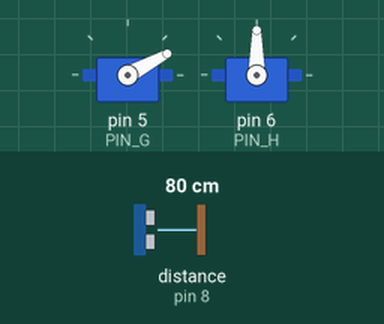
Simulated run of this sketch. Board: Arduino Uno, built with avr-gcc and run on an emulated ATmega328P. Shown: 2 × servo. Wiring (inferred from the names in the program): ultrasonic range finder: trigger pin 9; echo pin 8. Inputs (shaded band) come from the test bench; at power-on: distance to the obstacle (sensor on pin 8) 80 cm. The echo pulse lasts 58.3 µs per cm; what the sketch prints to the serial monitor is not drawn.

Above: at 1.2 s.
1.3 s: distance to the obstacle (sensor on pin 8) set to 2 cm
At 4.03 s:
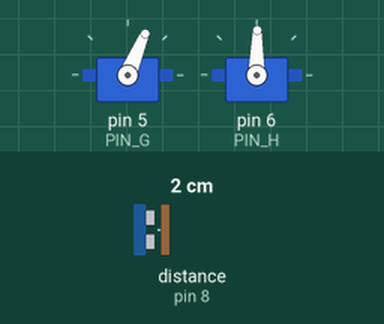
4.3 s: distance to the obstacle (sensor on pin 8) set to 120 cm
At 4.8 s:
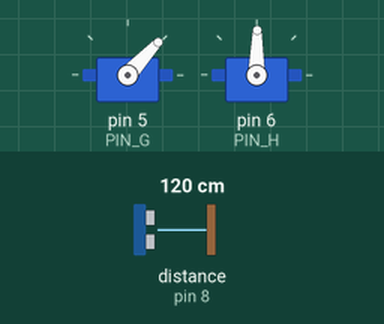
7.3 s: distance to the obstacle (sensor on pin 8) set to 4 cm
At 10.16 s:
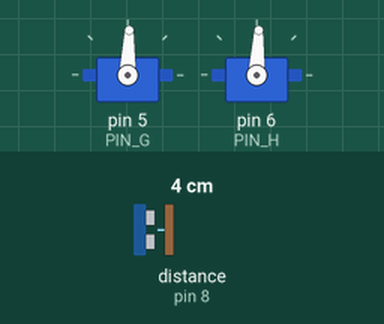
10.3 s: distance to the obstacle (sensor on pin 8) set to 250 cm
Timing chart, 0 to 56.1 s (numbered marks = the images above; inputs shaded):
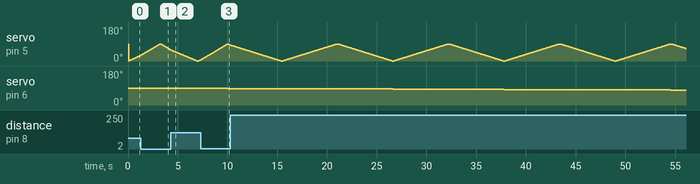

The sketch:

scaner_v1.0.ino
```cpp
#define PIN_ECHO 8
#define PIN_PULSE 9
#define PIN_G 5
#define PIN_H 6

#include <Servo.h>
  Servo servo_g;
  Servo servo_h;

void setup() {
  pinMode(PIN_PULSE,OUTPUT);
  pinMode(PIN_ECHO,INPUT);
  servo_g.attach(PIN_G);
  servo_h.attach(PIN_H);
  Serial.begin(9600);

}
int g=0;
int h=0;


void loop() {
  for (h=90;h>=0;h--){
    servo_h.write(h);
    delay(50);
    if(h%2==0)grscan();
    if(h%2!=0)glscan();
}

  for (h=0;h<=90;h++){
    servo_h.write(h);
    delay(50);
    if(h%2==0)grscan();
    if(h%2!=0)glscan();
}
}

void grscan()
{
for (g=0;g<=90;g++){
    servo_g.write(g);
    delay(10);
    sent();
  }


}
void glscan()
{
for (g=90;g>=0;g--){
    servo_g.write(g);
    delay(10);
    sent();
  }

}


void sent()
{
  Serial.print(g);

    Serial.print(":");

    Serial.print(h);
    Serial.print(":");

    int b= distance();
    Serial.print(b);
    Serial.print(";");
    }


float distance(){
  float sum=0;
    for (int i=0;i<2;i++){
      sum+=probe();
      delay(10);
    }
   int p= constrain((sum/2),0,300);

return (map(p,0,300,0,250));

}

float probe()
{

 long duration, cm;
  digitalWrite(PIN_PULSE, LOW);
  delayMicroseconds(5);
  digitalWrite(PIN_PULSE, HIGH);


  delayMicroseconds(10);
  digitalWrite(PIN_PULSE, LOW);

  duration = pulseIn(PIN_ECHO, HIGH,18180);

  // Теперь осталось преобразовать время в расстояние
  cm = (duration / 2) / 29.1;
 return(cm);
}
```

Measured:
- after the input at 1.3 s, servo on pin 6 (PIN_H): 90° → 89° after 1.9 s instead of 2.5 s
- after the input at 4.3 s, servo on pin 6 (PIN_H): 89° → 88° after 2.7 s instead of 1.9 s
- after the input at 7.3 s, servo on pin 6 (PIN_H): 88° → 87° after 2.7 s
